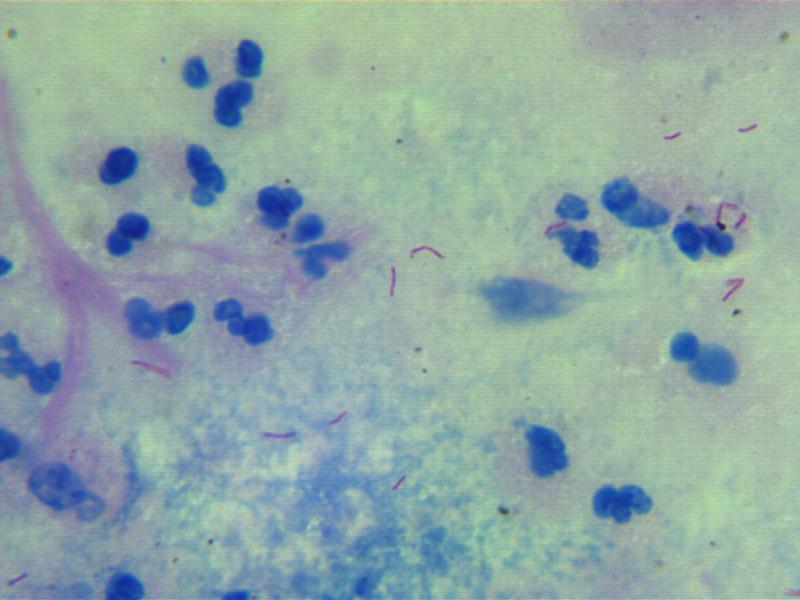
#> input picture images/Overlapping_Microscope-1_set5/1.jpg, 800 x 600 px; its folder holds 4 pictures in this run
$ python image_stitching.py
#> lines starting #> are read from the running program, lines starting #| are printed output that depends on the picture
from msilib.schema import Error
import cv2, glob
import imutils

#directory in which all images are present
directory =  "C:\Study\\adsys\stitching\images\Overlapping_Microscope-1_set5\*"

images = [cv2.imread(frame) for frame in glob.glob(directory)]
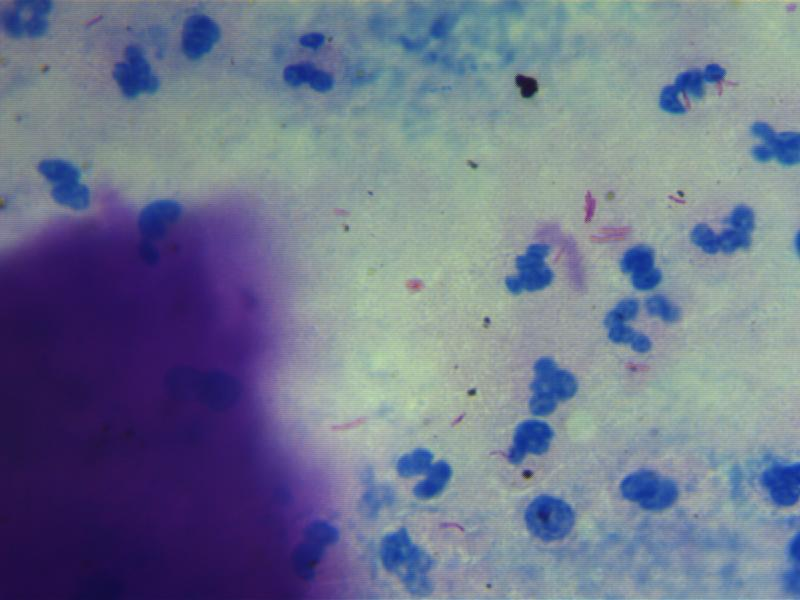
#> input picture images/Overlapping_Microscope-1_set5/10.jpg, 800 x 600 px
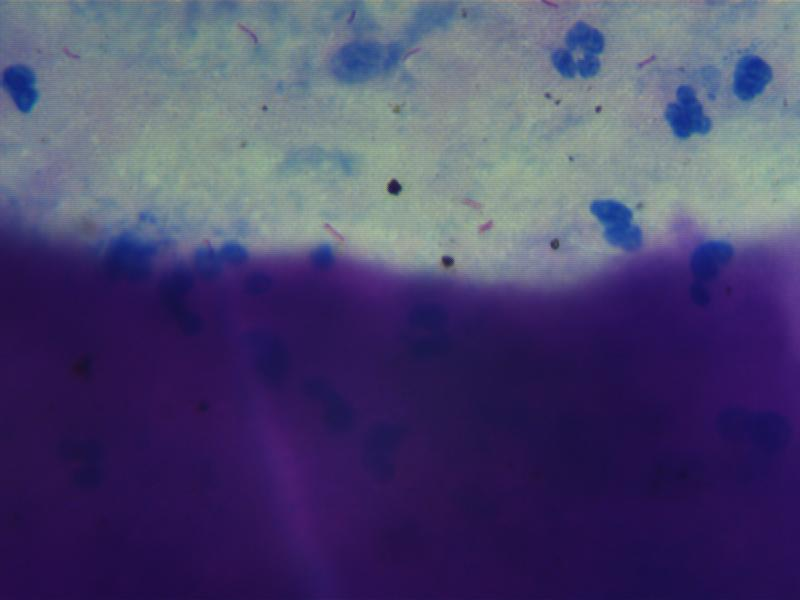
#> input picture images/Overlapping_Microscope-1_set5/11.jpg, 800 x 600 px
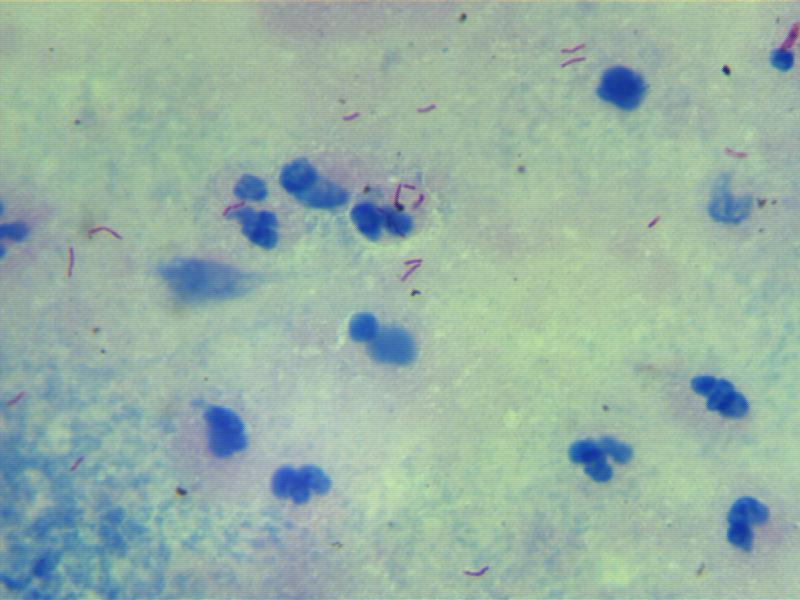
#> input picture images/Overlapping_Microscope-1_set5/12.jpg, 800 x 600 px
#> images = 4 items


parent = [i for i in range(len(images))]
#> parent = [0, 1, 2, 3]

def find(i):
    if parent[i] != i:
        parent[i] = find(parent[i])
    return parent[i]

stitcher = cv2.createStitcher() if imutils.is_cv3() else cv2.Stitcher_create()

for i in range(len(images)-1):
    for j in range(i+1, len(images)):
        try:
            (status, stitched) = stitcher.stitch([images[i], images[j]])
            if status == 0:
                p = find(i)
                q = find(j)

                if p != q:
                    parent[p] = q

        except cv2.error:
            pass
#> this loop made 3 passes
#> after the loop, parent = [3, 1, 2, 3]

disjoint_set = [find(i) for i in range(len(parent))]
#> disjoint_set = [3, 1, 2, 3]

disjoint = dict()

for i in range(len(disjoint_set)):
    if disjoint_set[i] not in disjoint:
        disjoint[disjoint_set[i]] = [i]
    else:
        disjoint[disjoint_set[i]].append(i)
#> this loop made 4 passes
#> after the loop, disjoint = {3: [0, 3], 1: [1], 2: [2]}

for key in disjoint:
    (status, disjoint[key]) = stitcher.stitch([images[i] for i in disjoint[key]])
    if status == 0:
        cv2.imwrite(str(key)+".png", disjoint[key])
#> this loop made 3 passes
#> (key, status) on pass 1: (3, 0)
#> pass 1, `cv2.imwrite(str(key)+".png", disjoint[key])`:
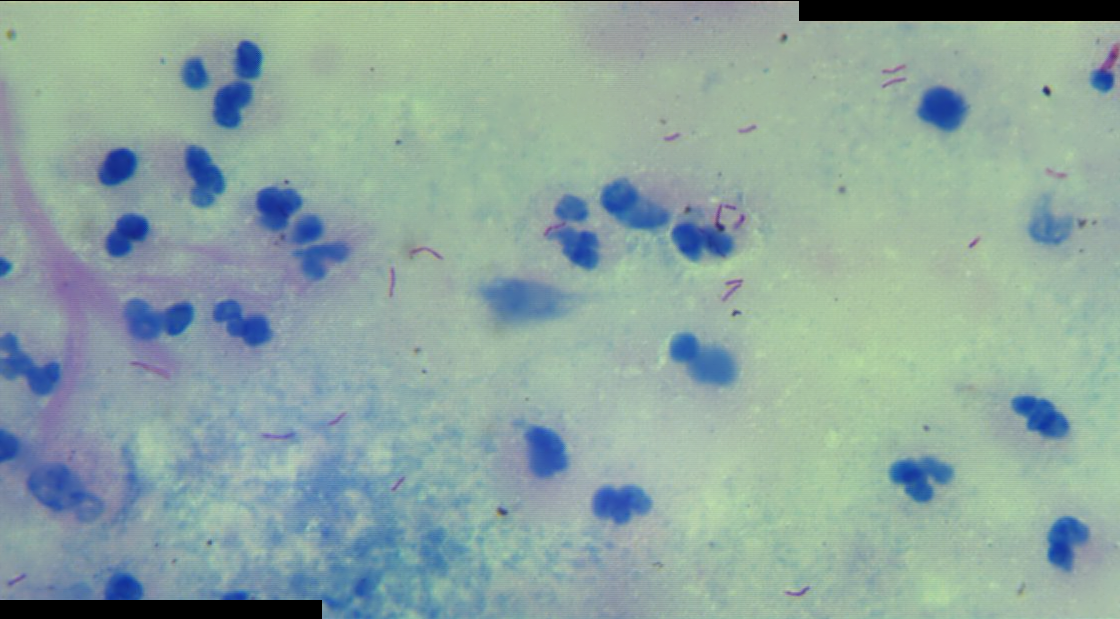
#> saved as 3.png: shape (619, 1120, 3); mean B, G, R 161.1, 166.5, 142.3
#> after the loop, disjoint = 3 items
        # cv2.imshow(str(key), disjoint[key])
        # cv2.waitKey(0)
